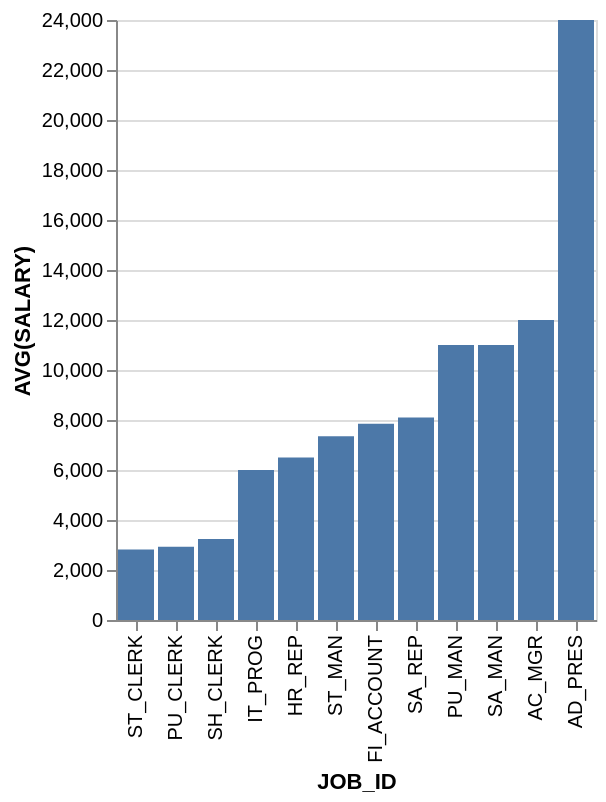

This figure's Vega-Lite source:
### Vega-Lite specification from a JSON file in a GitHub repository (floating-point values rounded to 4 significant figures)
{"data": {"values": [{"x_data": "ST_CLERK", "y_data": 2822.0}, {"x_data": "PU_CLERK", "y_data": 2933.0}, {"x_data": "SH_CLERK", "y_data": 3244.0}, {"x_data": "IT_PROG", "y_data": 6000}, {"x_data": "HR_REP", "y_data": 6500}, {"x_data": "ST_MAN", "y_data": 7350}, {"x_data": "FI_ACCOUNT", "y_data": 7850}, {"x_data": "SA_REP", "y_data": 8100}, {"x_data": "PU_MAN", "y_data": 11000}, {"x_data": "SA_MAN", "y_data": 11000}, {"x_data": "AC_MGR", "y_data": 12000}, {"x_data": "AD_PRES", "y_data": 24000}]}, "mark": "bar", "encoding": {"x": {"field": "x_data", "type": "nominal", "title": "JOB_ID", "sort": {"op": "sum", "field": "y_data", "order": "ascending"}}, "y": {"field": "y_data", "type": "quantitative", "title": "AVG(SALARY)"}}}
